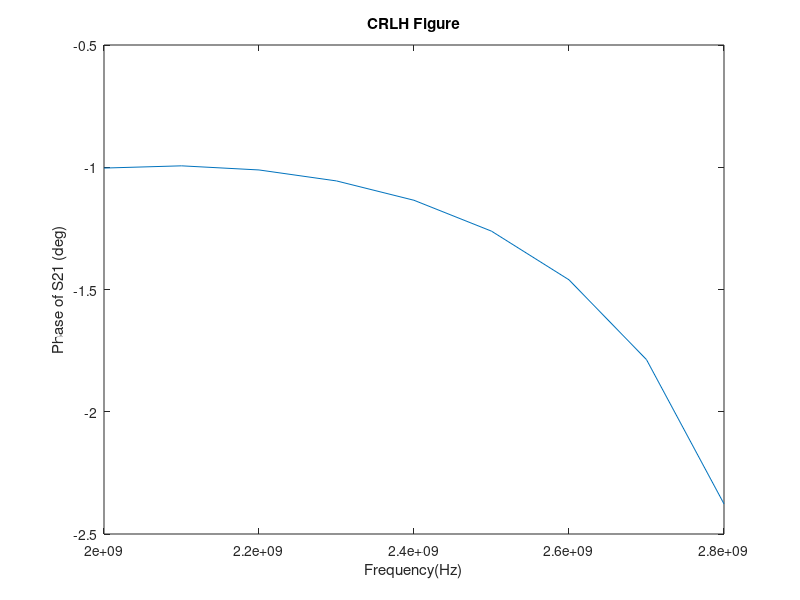

This figure's MATLAB source: (Note: this script raises an error after producing the figure.)
clear;
clc;
delta_p = 4; % 4mm < (landa/10)
Er = 4.6;
t = 1.6*10^(-3) ; % the thickness of the substrate = 1.6mm
tan_alpha = 0.02;
fx = 2*10^(9):10^(8):2.8*10^(9);
f_point = 2.4*10^9; % Design Frequency = 2.4GHz
S21x = [];
S21x;
for i = fx
    f0 = i;
    c = 30000000; % speed of light = 300000000 m/s
    omega = 2*3.14*f0; % omega
    omega_point = 2*3.14*f_point; % omega
    %%% Desired phase shift (Degree) = +10 
    %%% Computed Value From (12) and (13) for single unit cell 
    %%% CRLH phase shifter
    Ll = 6.043^(-9); %% unit[nH]
    Cl = 2.417^(-12); %% unit[pF]
    W = 3*10^(-3); % the conductor width = 3mm
    d = 4*10^(-3); % d = 4mm
    Z0 = sqrt(Ll / Cl); % unit[ohm]
    Y0 = 1/Z0;
    k0 = (2*3.14*f0)/c; %The free space wave number
    k0_point = (2*3.14*f_point)/c; 
    Ee = (Er + 1)/2 + ((Er - 1)/2)*(1/sqrt(1 + (12*t/W)));
    betha_TL = sqrt(Ee)*k0;
    betha_TL_point = sqrt(Ee)*k0_point;
    A1 = cos(betha_TL*d);
    A1_point = cos(betha_TL_point*d);
    B1 = 1i*Z0*sin(betha_TL*d);
    B1_point = 1i*Z0*sin(betha_TL_point*d);
    C1 = 1i*Y0*sin(betha_TL*d);
    C1_point = 1i*Y0*sin(betha_TL_point*d);
    D1 = A1;
    D1_point = A1_point;
    Z1 = rdivide(1,(1i*omega*2*Cl));
    Z1_point = rdivide(1,(1i*omega_point*2*Cl));
    Z2 = Z1;
    Z2_point = Z1;
    Z3 = 1i*omega*Ll;
    Z3_point = 1i*omega_point*Ll;
    A2 = 1 + Z1/Z3;
    A2_point = 1 + Z1_point/Z3_point;
    B2 = Z1 + Z2 + Z1*Z2/Z3;
    B2_point = Z1_point + Z2_point + Z1_point*Z2_point/Z3_point;
    C2 = 1/Z3;
    C2_point = 1/Z3_point;
    D2 = 1 + Z2/Z3;
    D2_point = 1 + Z2_point/Z3_point;
    array_1 = [A1 B1;C1 D1];
    array_1_point = [A1_point B1_point;C1_point D1_point];
    array_2 = [A2 B2;C2 D2];
    array_2_point = [A2_point B2_point;C2_point D2_point];
    array = array_1.*array_2;
    array_point = array_1_point.*array_2_point;
    pi_PRH = betha_TL * d;
    pi_PRH_point = betha_TL_point * d;
    pi_PLH = -1/(omega*sqrt(Ll*Cl));
    pi_PLH_point = -1/(omega_point*sqrt(Ll*Cl));
    pi_CRLH = pi_PRH + pi_PLH;
    pi_CRLH_point = pi_PRH_point + pi_PLH_point;
    S21 = 2/(array(1) + array(2)/Z0 + array(3)*Z0 + array(4));
    S21_point = 2/(array_point(1) + array_point(2)/Z0 + array_point(3)*Z0 + array_point(4));
    IL = -20*log10(abs(S21));
    IL_point = -20*log10(abs(S21_point));
    S21x(end+1,1) = S21;
end
plot(fx,S21x);
xlabel('Frequency(Hz)')
ylabel('Phase of S21 (deg)')
title('CRLH Figure')
xtickformat('%.1f')
hold on
plot(f_point,S21_point,'r*')
%%axis([0 120 0 4000])
grid on




